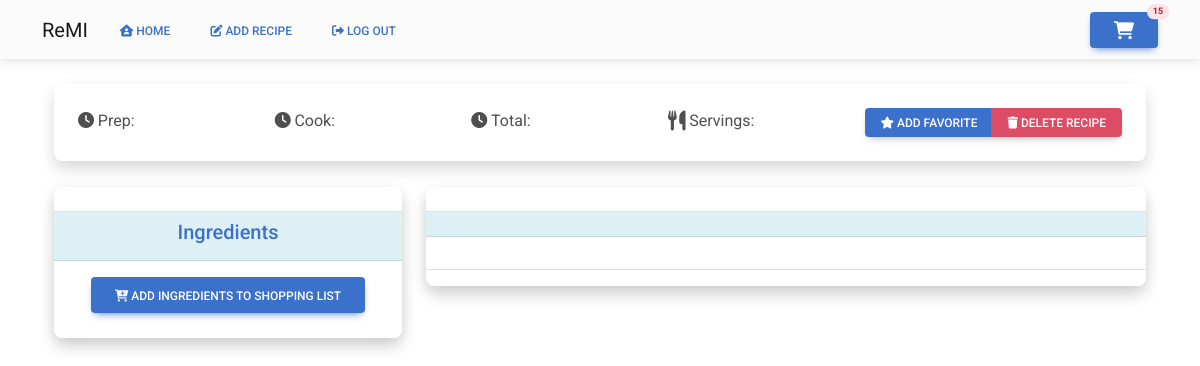
Before: /view_recipe?recipe_uuid=cZybQ9NeutW467j3cqERMe (signed in) with the older database file.
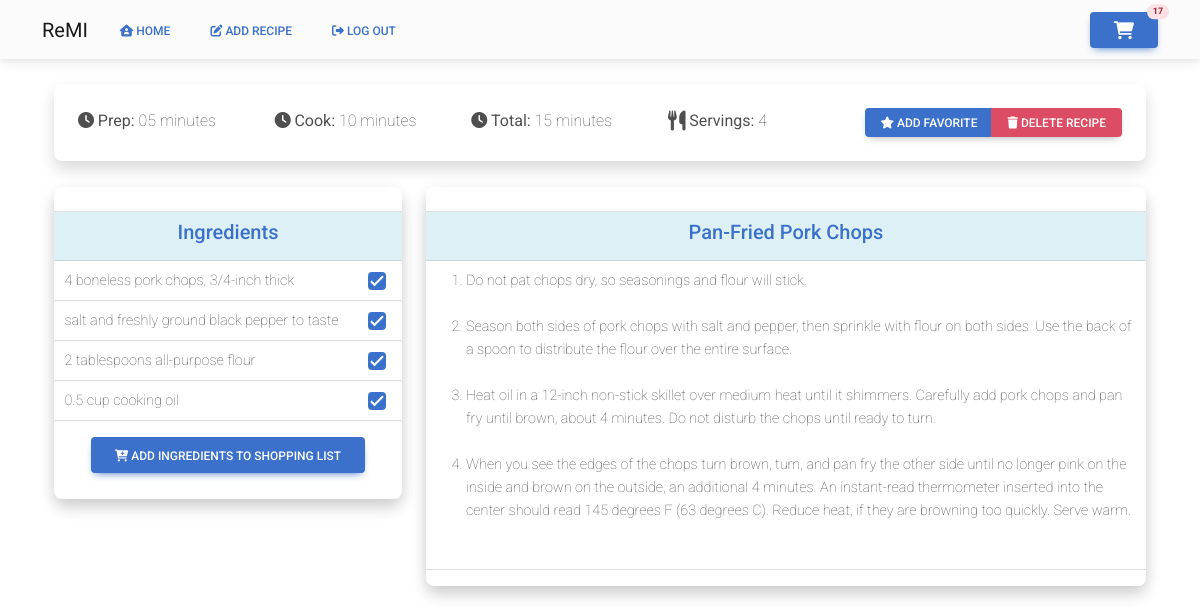
After: the same page with the newer database file.
### website/models.py (models this page shows)
class Recipe(db.Model):
    id = db.Column(db.Integer, primary_key=True)
    uuid = db.Column(db.Integer, primary_key=False)
    username = db.Column(db.Integer, db.ForeignKey('user.id'))
    recipe_name = db.Column(db.String(200))
    prep_time = db.Column(db.Integer, primary_key=False)
    cook_time = db.Column(db.Integer, primary_key=False)
    total_time = db.Column(db.Integer, primary_key=False)
    ingredients = db.Column(db.String())
    servings = db.Column(db.String())
    ingredients_quantity = db.Column(db.String())
    ingredients_measurement = db.Column(db.String())
    instructions = db.Column(db.String())
    original_url = db.Column(db.String())
    image = db.Column(db.String())
    ingredient_list = db.relationship('Ingredients')

class Ingredients(db.Model):
    id = db.Column(db.Integer, primary_key=True)
    uuid = db.Column(db.Integer, primary_key=False)
    recipe = db.Column(db.Integer, db.ForeignKey('recipe.uuid'))
    ingredient = db.Column(db.String())
    ing_type = db.Column(db.String(), default="misc")

### website/views.py (the view, shortened to what this page needs)
@views.route('/view_recipe', methods=['POST', 'GET'])
@login_required
def view_recipe():
    shopping_list = ShoppingList.query.count()
    recipe_uuid = request.args.get('recipe_uuid')
    recipe_id = request.args.get('recipe_uuid')
    recipe = Recipe.query.filter_by(uuid=recipe_id).first()
    ingredients = Ingredients.query.filter_by(uuid=recipe_uuid).all()
    return render_template("view_recipe.html", recipe=recipe, ingredients=ingredients, user=current_user,
                           shopping_list=shopping_list)

### website/__init__.py (called while the page is built)
def create_app():
    app = Flask(__name__)
    app.config['SECRET_KEY'] = 'sdf897sdf987'
    app.config['SQLALCHEMY_DATABASE_URI'] = f'sqlite:///{DB_NAME}'
    db.init_app(app)
    from .views import views
    from .auth import auth
    app.register_blueprint(views, url_prefix='/')
    app.register_blueprint(auth, url_prefix='/')
    from .models import User, Recipe
    with app.app_context():
        db.create_all()
    login_manager = LoginManager()
    login_manager.login_view = 'auth.login'
    login_manager.init_app(app)
    @login_manager.user_loader
    def load_user(id):
        return User.query.get(int(id))
    return app

### website/templates/view_recipe.html (shortened to what this page needs)
{% extends "base.html" %}
{% block content %}
<br>
<div class="container">
    <div class="row">
        <div class="col">
            <div class="card shadow">
                <div class="card-body">
                    <div class="row">
                        <div class="col">
                            <span class="fw-lighter"><i class="fa-solid fa-clock"></i> <b>Prep:</b> {{ recipe.prep_time }}</span>
                        </div>
                        <div class="col">
                            <span class="fw-lighter"><i class="fa-solid fa-clock"></i> <b>Cook:</b> {{ recipe.cook_time }}</span>
                        </div>
                        <div class="col">
                            <span class="fw-lighter"> <i class="fa-solid fa-clock"></i> <b>Total:</b> {{ recipe.total_time }}</span>
                        </div>
                        <div class="col">
                            <span class="fw-lighter"><i class="fa fa-cutlery fa-lg"></i> <b>Servings:</b> {{ recipe.servings }}</span>
                        </div>
                        <div class="col text-right">
                            <div class="btn-group" role="group" aria-label="Recipe buttons">
                            <button type="button" class="btn btn-primary btn-sm text-nowrap" role="button"><i
                                    class="fa-solid fa-star"></i> Add Favorite</button>
                            <button type="button" class="btn btn-danger btn-sm text-nowrap" data-mdb-toggle="modal"
                                    data-mdb-target="#delete_recipe" data-recipe-title="{{ recipe.recipe_name }}"
                                    data-recipe-uuid="{{ recipe.uuid }}"><i class="fa fa-trash"></i> Delete Recipe
                            </button>
                            </div>
                        </div>
                    </div>
                </div>
            </div>
        </div>
    </div>
    <br>
    <form method="POST">
        <div class="row">
            <div class="col-4">
                <div class="card text-left bg-light">
                    <div class="card shadow">
                        <div class="card-header border-0 text-center">
                        </div>
                        <div class="table-responsive">
                            <table class="table align-items-center table-flush table-sm">
                                <thead class="table-info">
                                <tr>
                                    <th class="border-top text-center" scope="col" colspan="2"><span
                                            class="text-primary"><h5>Ingredients</h5></span></th>
                                </tr>
                                </thead>
                                <tbody>
                                {% for ingredient in ingredients %}
                                <tr>
                                    <td>
                                        <label class="form-check-label" for="ingredients"><span class="fw-lighter">{{ ingredient.ingredient
                                        }}</span></label><input type="hidden" name=category
                                    </td>
                                    <td>
                                        <input class="form-check-input" type="checkbox"
                                               value="{{ ingredient.ingredient }}"
                                               id="ingredients" name="ingredients" checked/>
                                    </td>
                                </tr>
                                {% endfor %}
    </form>
    <div class="col text-center">
        <button type="submit" class="btn btn-primary"><i class="fa-sharp fa-solid fa-cart-plus"></i>
            Add Ingredients to Shopping List
        </button>
    </div>
    <br>
</div>
</div>
<div class="col-8">
   <div class="card text-left bg-light">
                <div class="card shadow">
                    <div class="card-header border-0 text-center">
                    </div>
                    <div class="table-responsive">
                        <table class="table align-items-center table-flush table-sm">
                            <thead class="table-info">
                            <tr>
                                <th class="border-top text-center" scope="col"><span class="text-primary">
                                    <h5>{{ recipe.recipe_name }}</h5></span></th>
                            </tr>
                            </thead>
                            <tbody>
                            <tr>
                                <td>
                                    <span class="fw-lighter">
                    <ol>
                        {{ recipe.instructions|safe }}
                    </ol>
                                    </span>
                                </td>
                            </tr>
                            </tbody>
                        </table>
                    </div>
                </div>
            </div>
    </div>
<br>
{% endblock %}

### website/templates/base.html (shortened to what this page needs)
<!DOCTYPE html>
<html>
    <head>
<link
  href="https://cdnjs.cloudflare.com/ajax/libs/font-awesome/6.0.0/css/all.min.css"
  rel="stylesheet"
/>
<link
  href="https://cdnjs.cloudflare.com/ajax/libs/mdb-ui-kit/6.0.1/mdb.min.css"
  rel="stylesheet"
/>
    </head>
    <body>
        <nav class="navbar navbar-expand-lg navbar-light bg-light">
        <div class="container">
            <a class="navbar-brand" href="#">ReMI</a>
            <div class="collapse navbar-collapse" id="navbarSupportedContent">
                <ul class="navbar-nav mr-auto">
                    {% if user.is_authenticated %}
                    <li class="nav-item">
                        <a class="btn btn-link px-3 me-2" id="home" href="/"><i class="fa-solid fa-house-user"></i> Home</a>
                    </li>
                    <li class="nav-item">
                        <a class="btn btn-link px-3 me-2" id="home" href="/add_recipe"><i class="fa-solid fa-pen-to-square"></i> Add Recipe</a>
                    </li>
                    <li class="nav-item">
                        <a class="btn btn-link px-3 me-2" id="logout" href="/logout"><i class="fa-solid fa-right-from-bracket"></i> Log Out</a>
                    </li>
                    {% endif %}
                </ul>
            </div>
            <div class="d-flex align-items-center">
       <a href="/cart" class="btn btn-primary position-relative">
  <span class="position-absolute top-0 start-100 translate-middle badge rounded-pill badge-danger">
    {{ shopping_list }}
  </span>
</a>
      </div>
      </div>
        </nav>
        <div class="container">
            {% block content %}
            {% endblock %}
    </body>
</html>

Changed rows visible on the page:
added Recipe: prep_time "05 minutes", cook_time "10 minutes", total_time "15 minutes", servings "4", recipe_name "Pan-Fried Pork Chops", instructions "Do not pat chops dry, so seasonings and flour will stick. Season both sides of pork chops with salt and pepper, then sprinkle with flour on both sides. Use the back of a spoon to distribute the flour over the entire surface. Heat oil in a 12-inch non-stick skillet over medium heat until it shimmers. Carefully add pork chops and pan fry until brown, about 4 minutes. Do not disturb the chops until ready to turn. When you see the edges of the chops turn brown, turn, and pan fry the other side until no longer pink on the inside and brown on the outside, an additional 4 minutes. An instant-read thermometer inserted into the center should read 145 degrees F (63 degrees C). Reduce heat, if they…"
added Ingredients: ingredient "4 boneless pork chops, 3/4-inch thick"
added Ingredients: ingredient "salt and freshly ground black pepper to taste"
added Ingredients: ingredient "2 tablespoons all-purpose flour"
added Ingredients: ingredient "0.5 cup cooking oil"
Other visible differences:
{{ shopping_list }}: "15" → "17"
